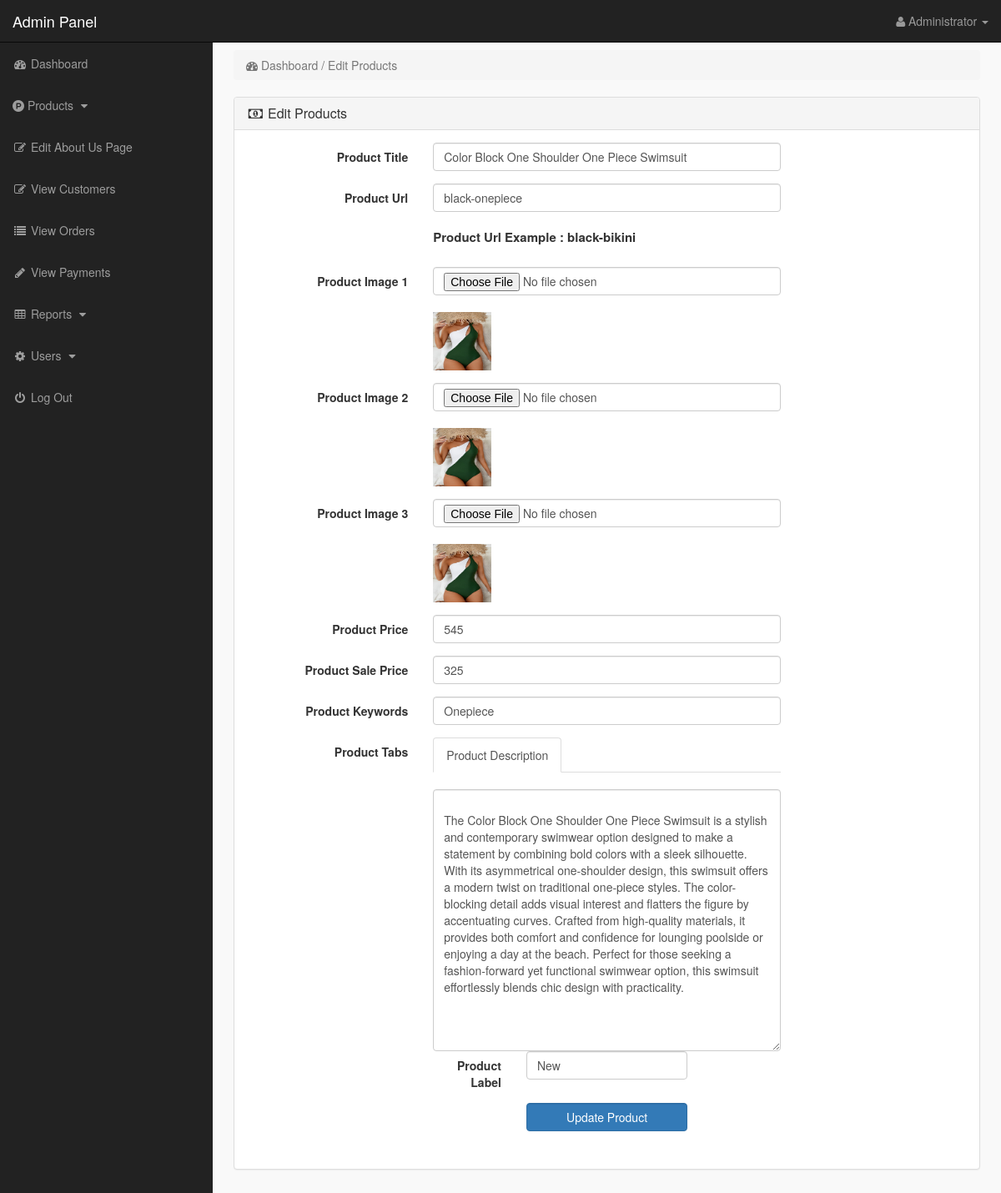
Page /admin_area/index.php?edit_product=8 (signed in) on the committed database.
### tables this page shows
CREATE TABLE `products` (
  `product_id` int(10) NOT NULL,
  `p_cat_id` int(10) DEFAULT NULL,
  `cat_id` int(10) DEFAULT NULL,
  `manufacturer_id` int(10) DEFAULT NULL,
  `date` timestamp NOT NULL DEFAULT current_timestamp() ON UPDATE current_timestamp(),
  `product_title` text NOT NULL,
  `product_url` text NOT NULL,
  `product_img1` text NOT NULL,
  `product_img2` text NOT NULL,
  `product_img3` text NOT NULL,
  `product_price` int(10) NOT NULL,
  `product_psp_price` int(100) NOT NULL,
  `product_desc` text NOT NULL,
  `product_features` text DEFAULT NULL,
  `product_video` text DEFAULT NULL,
  `product_keywords` text NOT NULL,
  `product_label` text DEFAULT NULL,
  `status` varchar(255) NOT NULL
);

### admin_area/edit_product.php (the view, shortened to what this page needs)
<?php
if(!isset($_SESSION['admin_email'])){
echo "<script>window.open('login.php','_self')</script>";
}
else {
?>
<?php
if(isset($_GET['edit_product'])){
$edit_id = $_GET['edit_product'];
$get_p = "select * from products where product_id='$edit_id'";
$run_edit = mysqli_query($con,$get_p);
$row_edit = mysqli_fetch_array($run_edit);
$p_title = $row_edit['product_title'];
$p_image1 = $row_edit['product_img1'];
$p_image2 = $row_edit['product_img2'];
$p_image3 = $row_edit['product_img3'];
$p_price = $row_edit['product_price'];
$p_desc = $row_edit['product_desc'];
$p_keywords = $row_edit['product_keywords'];
$psp_price = $row_edit['product_psp_price'];
$p_label = $row_edit['product_label'];
$p_url = $row_edit['product_url'];
}
?>
<!DOCTYPE html>
<html>
<head>
</head>
<body>
<div class="row">
<div class="col-lg-12">
<ol class="breadcrumb">
<li class="active">
<i class="fa fa-dashboard"> </i> Dashboard / Edit Products
</li>
</ol>
</div>
</div>
<div class="row">
<div class="col-lg-12">
<div class="panel panel-default">
<div class="panel-heading">
<h3 class="panel-title">
<i class="fa fa-money fa-fw"></i> Edit Products
</h3>
</div>
<div class="panel-body">
<form class="form-horizontal" method="post" enctype="multipart/form-data">
<div class="form-group" >
<label class="col-md-3 control-label" > Product Title </label>
<div class="col-md-6" >
<input type="text" name="product_title" class="form-control" required value="<?php echo $p_title; ?>">
</div>
</div>
<div class="form-group" >
<label class="col-md-3 control-label" > Product Url </label>
<div class="col-md-6" >
<input type="text" name="product_url" class="form-control" required value="<?php echo $p_url; ?>" >
<br>
<p style="font-size:15px; font-weight:bold;">
Product Url Example : black-bikini
</p>
</div>
</div>
<div class="form-group" >
<label class="col-md-3 control-label" > Product Image 1 </label>
<div class="col-md-6" >
<input type="file" name="product_img1" class="form-control" >
<br><img src="product_images/<?php echo $p_image1; ?>" width="70" height="70" >
</div>
</div>
<div class="form-group" >
<label class="col-md-3 control-label" > Product Image 2 </label>
<div class="col-md-6" >
<input type="file" name="product_img2" class="form-control" >
<br><img src="product_images/<?php echo $p_image2; ?>" width="70" height="70" >
</div>
</div>
<div class="form-group" >
<label class="col-md-3 control-label" > Product Image 3 </label>
<div class="col-md-6" >
<input type="file" name="product_img3" class="form-control" >
<br><img src="product_images/<?php echo $p_image3; ?>" width="70" height="70" >
</div>
</div>
<div class="form-group" >
<label class="col-md-3 control-label" > Product Price </label>
<div class="col-md-6" >
<input type="text" name="product_price" class="form-control" required value="<?php echo $p_price; ?>" >
</div>
</div>
<div class="form-group" >
<label class="col-md-3 control-label" > Product Sale Price </label>
<div class="col-md-6" >
<input type="text" name="psp_price" class="form-control" required value="<?php echo $psp_price; ?>">
</div>
</div>
<div class="form-group" >
<label class="col-md-3 control-label" > Product Keywords </label>
<div class="col-md-6" >
<input type="text" name="product_keywords" class="form-control" required value="<?php echo $p_keywords; ?>" >
</div>
</div>
<div class="form-group" >
<label class="col-md-3 control-label" > Product Tabs </label>
<div class="col-md-6" >
<ul class="nav nav-tabs">
<li class="active">
<a data-toggle="tab" href="#description"> Product Description </a>
</li>
</ul>
<div class="tab-content">
<div id="description" class="tab-pane fade in active">
<br>
<textarea name="product_desc" class="form-control" rows="15" id="product_desc">
<?php echo $p_desc; ?>
</textarea>
</div>
<div class="form-group" >
<label class="col-md-3 control-label" > Product Label </label>
<div class="col-md-6" >
<input type="text" name="product_label" class="form-control" required value="<?php echo $p_label; ?>">
</div>
</div>
<div class="form-group" >
<label class="col-md-3 control-label" ></label>
<div class="col-md-6" >
<input type="submit" name="update" value="Update Product" class="btn btn-primary form-control" >
</div>
</div>
</form>
</div>
</div>
</div>
</div>
</body>
</html>
<?php } ?>

### admin_area/includes/sidebar.php (shortened to what this page needs)
<?php
if(!isset($_SESSION['admin_email'])){
echo "<script>window.open('login.php','_self')</script>";
}
else {
?>
<nav class="navbar navbar-inverse navbar-fixed-top" >
<div class="navbar-header" >
<a class="navbar-brand" href="index.php?dashboard" >Admin Panel</a>
</div>
<ul class="nav navbar-right top-nav" >
<li class="dropdown" >
<a href="#" class="dropdown-toggle" data-toggle="dropdown" >
<i class="fa fa-user" ></i>
<?php echo $admin_name; ?> <b class="caret" ></b>
</a>
</li>
</ul>
<div class="collapse navbar-collapse navbar-ex1-collapse">
<ul class="nav navbar-nav side-nav">
<li>
<a href="index.php?dashboard">
<i class="fa fa-fw fa-dashboard"></i> Dashboard
</a>
</li>
<li>
<a href="#" data-toggle="collapse" data-target="#products">
<i class="fa fa-product-hunt" aria-hidden="true"></i> Products
<i class="fa fa-fw fa-caret-down"></i>
</a>
</li>
<li>
<a href="index.php?edit_about_us">
<i class="fa fa-fw fa-edit"></i> Edit About Us Page
</a>
</li>
<li>
<a href="index.php?view_customers">
<i class="fa fa-fw fa-edit"></i> View Customers
</a>
</li>
<li>
<a href="index.php?view_orders">
<i class="fa fa-fw fa-list"></i> View Orders
</a>
</li>
<li>
<a href="index.php?view_payments">
<i class="fa fa-fw fa-pencil"></i> View Payments
</a>
</li>
<li>
<a href="#" data-toggle="collapse" data-target="#print">
<i class="fa fa-fw fa-table"></i> Reports
<i class="fa fa-fw fa-caret-down"></i>
</a>
</li>
<li>
<a href="#" data-toggle="collapse" data-target="#users">
<i class="fa fa-fw fa-gear"></i> Users
<i class="fa fa-fw fa-caret-down"></i>
</a>
</li>
<li>
<a href="logout.php">
<i class="fa fa-fw fa-power-off"></i> Log Out
</a>
</li>
</ul>
</div>
</nav>
<?php } ?>

### admin_area/css/style.css (style rules this page uses)
body { margin-top:100px; }
@media (min-width: 768px) { body { margin-top:50px; } }
.top-nav { padding:0 15px; }
.top-nav>li { display:inline-block; float:left; }
.top-nav>li>a { padding-top:15px; padding-bottom:15px; line-height:20px; color:#999; }
@media (min-width: 768px) { .side-nav { position:fixed; top:51px; width:255px; border-radius:0; overflow-y:auto; background-color: #222; bottom:0; overflow-x:hidden; padding-bottom:40px; } }
@media (min-width: 768px) { .side-nav>li>a { width:255px; } }
.panel-body { border-radius:5px; }

### rows in the picture
products: product_title "Color Block One Shoulder One Piece Swimsuit", product_url "black-onepiece", product_img1 (picture), product_img2 (picture), product_img3 (picture), product_price "545", psp_price "325", product_keywords "Onepiece", product_desc "The Color Block One Shoulder One Piece Swimsuit is a stylish and contemporary swimwear option designed to make a statement by combining bold colors with a sleek silhouette. With its asymmetrical one-shoulder design, this swimsuit offers a modern twist on traditional one-piece styles. The color-blocking detail adds visual interest and flatters the figure by accentuating curves. Crafted from high-quality materials, it provides both comfort and confidence for lounging poolside or enjoying a day at the beach. Perfect for those seeking a fashion-forward yet functional swimwear option, this swimsuit effortlessly blends chic design with practicality.", product_label "New"

### other values in the picture
$admin_name "Administrator"
